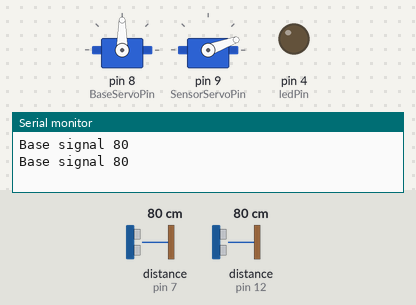
Recording of a sketch running on a simulated Arduino Uno, built with avr-gcc and run on an emulated ATmega328P. On the bench: 2 × servo, output pins drawn as LEDs (lit = HIGH), the last lines printed to the serial monitor. Wiring (inferred from the names in the program): ultrasonic range finder: trigger pin 6; echo pin 7. The inputs (shaded band) are chosen by the test bench; at power-on: distance to the obstacle (sensors on pin 7, pin 12) 80 cm. The echo pulse lasts 58.3 µs per cm; pins used as bus, display or sensor lines are not drawn.

Above: at 3.7 s.
3.8 s: distance to the obstacle (sensor on pin 7) set to 50 cm
9.4 s: distance to the obstacle (sensor on pin 7) set to 41 cm
At 10.7 s:
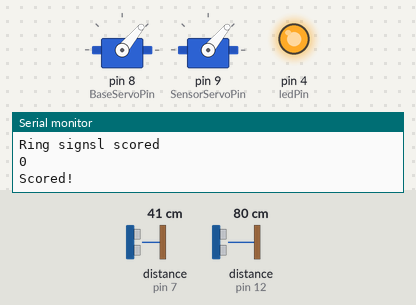
15.0 s: distance to the obstacle (sensor on pin 7) set to 60 cm
At 17.2 s:
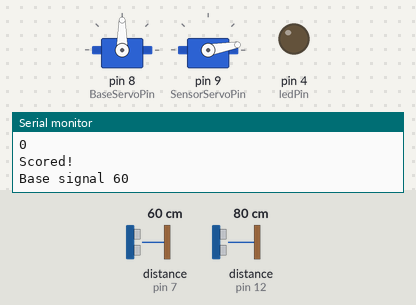
20.6 s: distance to the obstacle (sensor on pin 7) set to 2 cm
At 22.2 s:
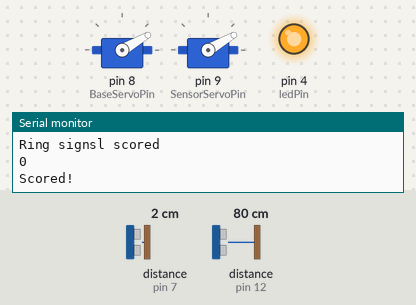
26.2 s: distance to the obstacle (sensor on pin 7) set to 120 cm
At 33.6 s:
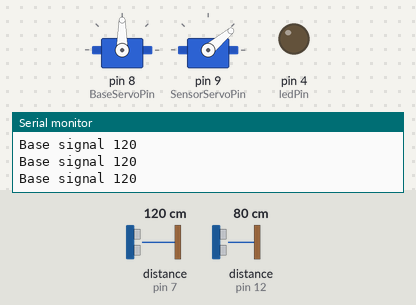
37.4 s: distance to the obstacle (sensor on pin 7) set to 4 cm
At 42.7 s:
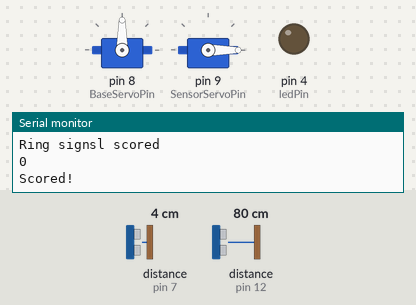
Timing chart, 0 to 44.0 s (numbered marks = the images above; inputs shaded):
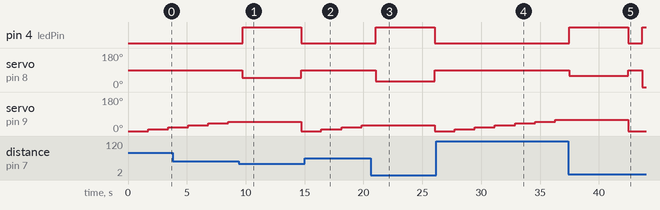

Measured:
- the behaviour switches between 46 and 45 cm on distance to the obstacle (sensor on pin 7) (found by bisection; images 0 and 1)
- after the input at 9.4 s, pin 4 (ledPin): LOW → HIGH after 0.33 s, → LOW 5.0 s later; servo on pin 8 (BaseServoPin): 90° → 50° after 0.33 s, → 90° 5.0 s later
- after the input at 15.0 s, pin 4 (ledPin): stays LOW (without the input it goes to HIGH after 0.93 s); servo on pin 8 (BaseServoPin): stays 90° (without the input it goes to 0° after 0.93 s); servo on pin 9 (SensorServoPin): 0° → 10° after 1.4 s, → 20° 1.7 s later, → 30° 1.7 s later
- after the input at 20.6 s, pin 4 (ledPin): LOW → HIGH after 0.44 s, → LOW 5.0 s later; servo on pin 8 (BaseServoPin): 90° → 30° after 0.44 s, → 90° 5.0 s later
- after the input at 26.2 s, pin 4 (ledPin): stays LOW (without the input it goes to HIGH after 1.0 s); servo on pin 8 (BaseServoPin): stays 90° (without the input it goes to 0° after 1.0 s); servo on pin 9 (SensorServoPin): moves from 0° to 60° over 8.5 s, starting after 1.5 s
- after the input at 37.4 s, pin 4 (ledPin): LOW → HIGH after 0.09 s, → LOW 5.0 s later, → HIGH 1.2 s later; servo on pin 8 (BaseServoPin): 90° → 60° after 0.09 s, → 90° 5.0 s later, → 0° 1.2 s later

The sketch:

baskekball_hoop.ino
```cpp
#include <Servo.h>

const int trigPinBase = 6; // Trigger Pin of Ultrasonic Sensor
const int echoPinBase = 7; // Echo Pin of Ultrasonic Sensor
const int BaseServoPin = 8;
const int SensorServoPin = 9;
const int trigPinHoop = 11;
const int echoPinHoop = 12;
const int ledPin = 4;

Servo ServoBase;
Servo ServoSensor;

void setup() {
  Serial.begin(9600);
  ServoBase.attach(BaseServoPin);
  ServoSensor.attach(SensorServoPin);
  pinMode(trigPinBase, OUTPUT);
  pinMode(echoPinBase, INPUT);
  pinMode(trigPinHoop, OUTPUT);
  pinMode(echoPinHoop, INPUT);
  pinMode(ledPin, OUTPUT);

}

int position = 0;

void loop() {
  digitalWrite(ledPin, LOW);
 ServoBase.write(90);
  position = ServoSen_rotation();
  //delay(7000);
  Serial.println("HERE!\n");
  //delay(1000);
  while(ring_signal() != 0)
  {
    Serial.println("Stays in position");
    Serial.println(ring_signal());
    Serial.println("\n");


      delay(100);

  }
  Serial.println("Scored!");
  digitalWrite(ledPin, HIGH);
  delay(5000);


}

int ServoSen_rotation(){
  long cm;
  int i = 0;
  for(i =0; i < 180; i+=10){
        ServoSensor.write(i);
           delay(1200);
          cm = Base_signal();

          if(cm <45){
            ServoBase.write(i);
              return i;
          }
           delay(500);
  }

}

long Base_signal(){
  long cm, duration;

          digitalWrite(trigPinBase, LOW);
           delayMicroseconds(2);
           digitalWrite(trigPinBase, HIGH);
           delayMicroseconds(10);
           digitalWrite(trigPinBase, LOW);
          duration = pulseIn(echoPinBase, HIGH);
           cm = microsecondsToCentimeters(duration);
          Serial.print("Base signal ");
          Serial.print(cm);
          Serial.print("\n");

    return cm;
}

long ring_signal(){
  long cm, duration;

          digitalWrite(trigPinHoop, LOW);
           delayMicroseconds(2);
           digitalWrite(trigPinHoop, HIGH);
           delayMicroseconds(10);
           digitalWrite(trigPinHoop, LOW);
          duration = pulseIn(echoPinHoop, HIGH,500);
           cm = microsecondsToCentimeters(duration);

  if(cm < 5){
    Serial.println(duration);
    Serial.println("Ring signsl scored");
    Serial.println(cm);
      return 0;
  }
  else{
      return 1;
  }
}
long microsecondsToCentimeters(long microseconds) {
   return microseconds / 29 / 2;
}
```
